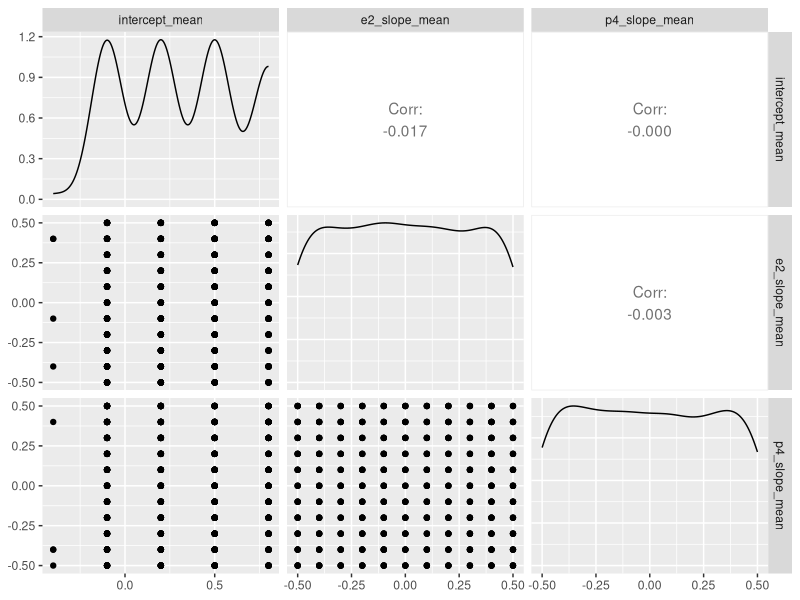
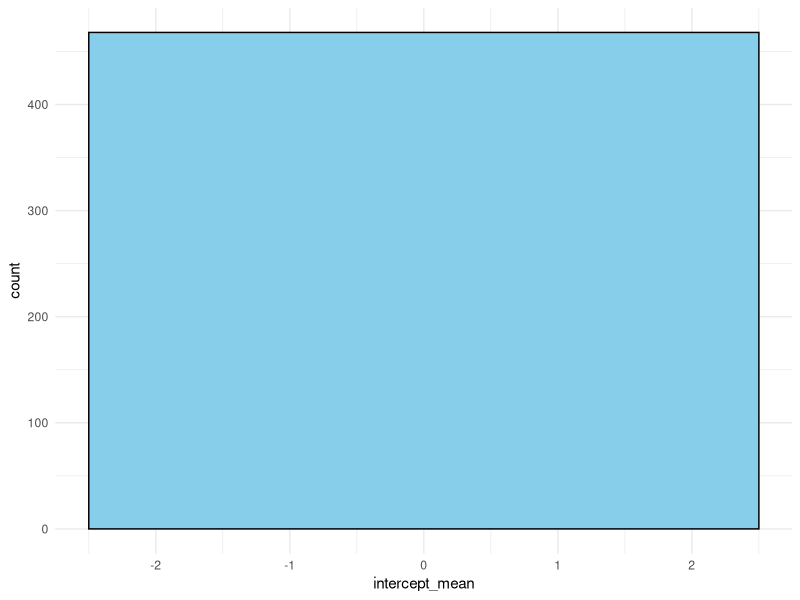
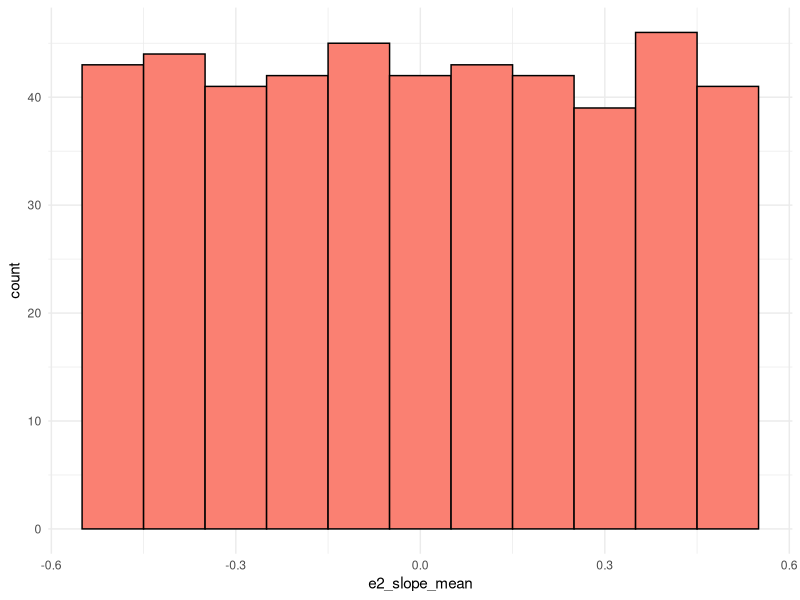
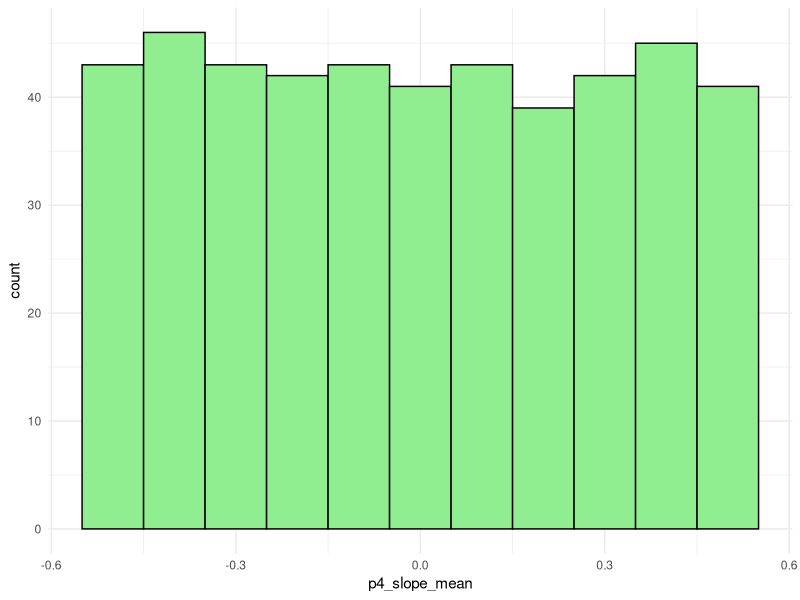

Recreate these plots in R, in order.
## ---- chunk 1
knitr::opts_chunk$set(echo = TRUE)
## ---- chunk 2
library(tidyverse)
## ---- chunk 3
library(tidyverse)

# Importing data
mlt_data <- read.csv("VR_paper_melatonin_results.csv")

# Calculating summary statistics on raw data
mlt_raw_data_summary <- mlt_data %>%
  summarise(mean = mean(mel_supp),
            sd = sd(mel_supp),
            median = median(mel_supp),
            iqr = IQR(mel_supp),
            q1 = quantile(mel_supp, 0.25),
            q3 = quantile(mel_supp, 0.75))

# Standardise raw data so that it falls between -1 and 1
mlt_data_standardised <- mlt_data %>%
  mutate(mel_supp_standardised = (mel_supp - mean(mel_supp))/sd(mel_supp)
  )

# Calculating summary statistics on standardised data 
mlt_data_standardised_summary <- mlt_data_standardised %>%
  summarise(mean = mean(mel_supp_standardised),
            sd = sd(mel_supp_standardised),
            median = median(mel_supp_standardised),
            q1 = quantile(mel_supp_standardised, 0.25),
            q3 = quantile(mel_supp_standardised, 0.75)
            )

## ---- chunk 4
# We start by defining variables of our model 

# Intercept in standardised scale (since now melatonin data does not go from 0 to 100)
intercept_mean_list <- seq(-1, 1, by = 0.3)

#E2 slope values in standardised scale
e2_slope_mean_list <- seq(-0.5, 0.5, by = 0.1)

#P4 slope values in standardised scale
p4_slope_mean_list <- seq(-0.5, 0.5, by = 0.1)

# E2 and P4 values (expressed as standardised values between -1 and 1)
e2_min_value <- -1
e2_max_value <- 1
p4_min_value <- -1
p4_max_value <- 1

# Number of simulations
num_simulations <- 100

# Extract known mlt values from mlt_data_standardised_summary
mlt_data_standardised_q1 <- mlt_data_standardised_summary$q1
mlt_data_standardised_q3 <- mlt_data_standardised_summary$q3
## ---- chunk 5
set.seed(20250602)

# Create empty data frame to store results
simulated_data_results <- data.frame(intercept_mean = numeric(),
                                e2_slope_mean = numeric(),
                                p4_slope_mean = numeric(),
                                mean_y = numeric(),
                                sd_y = numeric(),
                                accepted = factor())

for (intercept_mean in intercept_mean_list) { # loop over possible intercept means
  for (e2_slope_mean in e2_slope_mean_list) { # loop over possible e2 slope means
    for (p4_slope_mean in p4_slope_mean_list) { # loop over possible p4 slope means
      
      # Simulate 100 samples of y for each parameter combination
      y <- numeric(num_simulations)
      for (simulation in seq_len(num_simulations)) {
        
        # Sample E2 and P4 from uniform distribution
        e2_value <- runif(1, e2_min_value, e2_max_value)
        p4_value <- runif(1, p4_min_value, p4_max_value)
        
        # Noise ~ N(0, sd = 0.1)
        noise <- rnorm(1, mean = 0, sd = 0.3)
        
        # Intercept ~ N(intercept_mean, sd = 0.1)
        intercept <- rnorm(1, mean = intercept_mean, sd = 0.2)
        
        # Slopes ~ N(slope_mean, sd = 0.1)
        e2_slope <- rnorm(1, mean = e2_slope_mean, sd = 0.2)
        p4_slope <- rnorm(1, mean = p4_slope_mean, sd = 0.2)
        
        
        # Model
        y[simulation] <- intercept + e2_slope*e2_value + p4_slope*p4_value + noise
      
        }
    
    # Calculate summary stats of y
    mean_y <- mean(y)
    sd_y <- sd(y)
      
    # Determine if the mean of y is within q1 and q3 of the known melatonin data 
    accepted <- ifelse(mean_y >= mlt_data_standardised_q1 & mean_y <= mlt_data_standardised_q3, "yes", "no")
      
    # Store results
    simulated_data_results <- rbind(simulated_data_results,
                               data.frame(intercept_mean = intercept_mean,
                                          e2_slope_mean = e2_slope_mean,
                                          p4_slope_mean = p4_slope_mean,
                                          mean_y = mean_y,
                                          sd_y = sd_y,
                                          accepted = factor(accepted)))
    }
  }
}

# Filter dataset to only accept values within mlt_data q1 and q3
accepted_params <- simulated_data_results %>%
  filter(accepted == "yes")

# Summary of accepted paramters
accepted_params_summary <- accepted_params %>%
  summarise(min_intercept = min(intercept_mean),
            max_intercept = max(intercept_mean),
            min_e2 = min(e2_slope_mean),
            median_e2 = median(e2_slope_mean),
            max_e2 = max(e2_slope_mean),
            min_p4 = min(p4_slope_mean),
            median_p4 = median(p4_slope_mean),
            max_p4 = max(p4_slope_mean))
## ---- chunk 6
GGally::ggpairs(simulated_data_results[simulated_data_results$accepted == "yes", 
                                    c("intercept_mean", "e2_slope_mean", "p4_slope_mean")])

## ---- chunk 7
library(ggplot2)

ggplot(accepted_params, aes(x = intercept_mean)) +
  geom_histogram(binwidth = 5, fill = "skyblue", color = "black") +
  theme_minimal()

ggplot(accepted_params, aes(x = e2_slope_mean)) +
  geom_histogram(binwidth = 0.1, fill = "salmon", color = "black") +
  theme_minimal()

ggplot(accepted_params, aes(x = p4_slope_mean)) +
  geom_histogram(binwidth = 0.1, fill = "lightgreen", color = "black") +
  theme_minimal()
## ---- chunk 8
write.csv(accepted_params, "informed_parameters.csv", row.names = FALSE)
